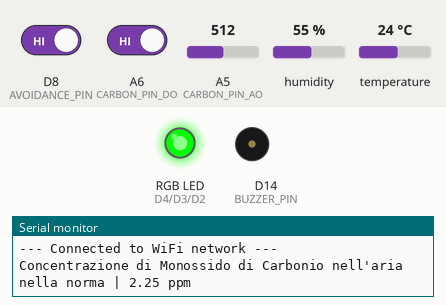
A sketch run on a simulated Arduino MKR. Shown: an RGB LED mixed from three pins (HIGH = lit), buzzer (waves = sounding), the last lines printed to the serial monitor. The inputs (shaded band) are chosen by the test bench; at power-on: D8 (AVOIDANCE_PIN) HIGH, A6 (CARBON_PIN_DO) HIGH, humidity 55 %, A5 (CARBON_PIN_AO) = 512, temperature 24 °C. WiFi joins after 1.5 s; servers stay silent unless stated; uploads are accepted with an empty reply.

Above: at 9.7 s.
9.8 s: D8 (AVOIDANCE_PIN) driven LOW
At 12.7 s:
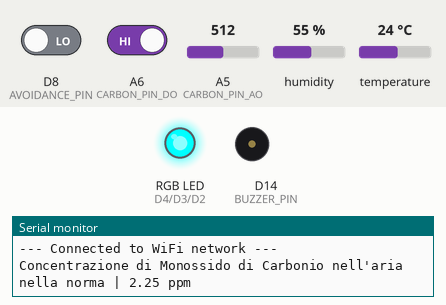
19.1 s: A6 (CARBON_PIN_DO) driven LOW
At 20.3 s:
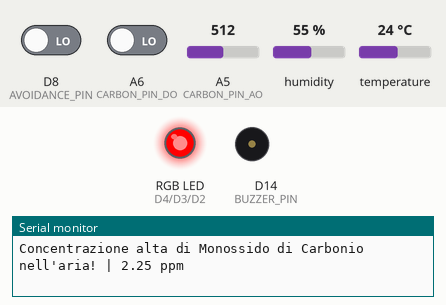
26.5 s: humidity set to 68 %
32.4 s: humidity set to 71 %
At 37.6 s:
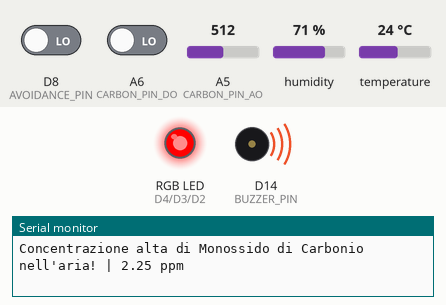
41.5 s: A6 (CARBON_PIN_DO) driven HIGH
At 44.6 s:
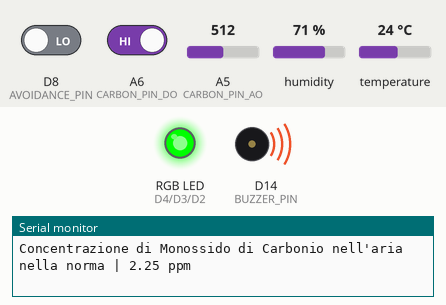
50.5 s: D8 (AVOIDANCE_PIN) driven HIGH
At 51.1 s:
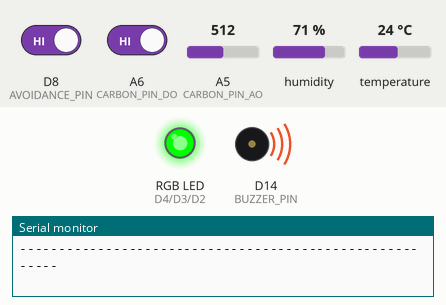
Timing chart, 0 to 53.0 s (numbered marks = the images above; inputs shaded):
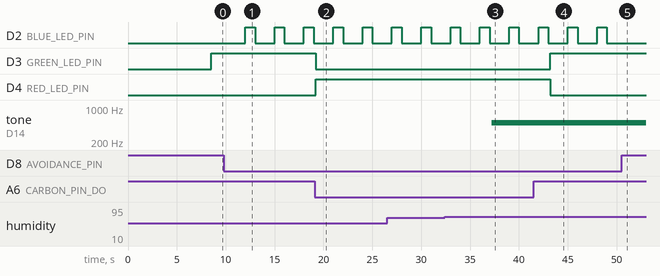

The sketch:

Main.ino
```cpp
#include <WiFiNINA.h>         // WiFi library for communication
#include "WiFiConnection.h"   // Custom WiFi connection library (SSID + Password)
#include <Adafruit_Sensor.h>  // Adafruit sensor library
#include <DHT.h>              // DHT sensor library
#include <ArduinoJson.h>
#include <ArduinoHttpClient.h>

const char serverName[] = "yourServerAddress"; // Server address
int port = 80; // Your http port

WiFiClient wifi;
HttpClient client = HttpClient(wifi, serverName, port);

const int AVOIDANCE_PIN = 8;  // Digital pin connected to the Avoidance sensor
const int DHT_PIN = 12;       // Digital pin connected to the DHT sensor
const int CARBON_PIN_AO = 20; // Analog pin connected to the Carbon Monoxide sensor (MQ9)
const int CARBON_PIN_DO = 21; // Digital pin connected to the Carbon Monoxide sensor (MQ9)
const int BLUE_LED_PIN = 2;   // Digital pin connected to the RGB Blue LED
const int GREEN_LED_PIN = 3;  // Digital pin connected to the RGB Green LED
const int RED_LED_PIN = 4;    // Digital pin connected to the RGB Red LED
const int BUZZER_PIN = 14;    // Digital pin connected to the Buzzer

#define DHT_TYPE DHT11 // DHT 11 sensor type
DHT dht(DHT_PIN, DHT_TYPE); // DHT sensor initialization

/* Declare sensors readings */
int avoidanceState = HIGH;          // State of the Avoidance sensor (HIGH = No obstacle detected | LOW = Obstacle detected)
float DHTData[2] = { 0.00, 0.00 };  // Store temperature and humidity reading
float carbonLevel = 0.00;           // Store Carbon Monoxide sensor reading
bool isBlueLedOn = false;           // Track blue LED state
bool isGreenLedOn = false;          // Track green LED state
bool isRedLedOn = false;            // Track red LED state
int cameraId = 1;                   // Store the Id of the room in which sensors are located
bool isFirstLoop = true;            // Allow to initialize timers only the first time loop() starts

/* Sensors reading intervals */
unsigned int lastDHTReadTime = 0;              // Last time the DHT sensor was read
unsigned int lastCarbonReadTime = 0;           // Last time the Carbon Monoxide sensor was read
const unsigned int DHTReadInterval = 5000;     // Interval for DHT readings in milliseconds
const unsigned int carbonReadInterval = 5000;  // Interval for Carbon Monoxide readings in milliseconds

/* Triggers and timer to send data to db */
unsigned int avoidanceLastTrigger = 0;         // Last time the Avoidance sensor was read
unsigned int DHTLastTrigger = 0;               // Last time DHT sensor was triggered
unsigned int carbonLastTrigger = 0;            // Last time Carbon Monoxide sensor was triggered
const unsigned int avoidanceTimerToDB = 3000;  // Interval for Avoidance readings in milliseconds
const unsigned int DHTTimerToDB = 20000;       // Interval for DHT sensor to send data to db
const unsigned int carbonTimerToDB = 20000;    // Interval for Carbon Monoxide sensor to send data to db

unsigned int DHTReadCount = 0;                 // Count number of readings of DHT sensor
unsigned int carbonReadCount = 0;              // Count number of readings of Carbon Monoxide sensor
const unsigned int DHTReadTimes = DHTTimerToDB / DHTReadInterval; // Max number of readings
const unsigned int carbonReadTimes = carbonTimerToDB / carbonReadInterval; // Max number of readings


void setup() {
  Serial.begin(9600);

  connectToWiFi();

  pinMode(AVOIDANCE_PIN, INPUT);
  pinMode(CARBON_PIN_AO, INPUT);
  pinMode(CARBON_PIN_DO, INPUT);
  pinMode(BLUE_LED_PIN, OUTPUT);
  pinMode(GREEN_LED_PIN, OUTPUT);
  pinMode(RED_LED_PIN, OUTPUT);
  pinMode(BUZZER_PIN, OUTPUT);

  dht.begin();  // Initialize DHT sensor

  delay(2000);  // Allow sensors to stabilize
}

void loop() {
  unsigned long currentMillis = millis();  // Get the current time
  if (isFirstLoop) {
    avoidanceLastTrigger = currentMillis;
    DHTLastTrigger = currentMillis;
    carbonLastTrigger = currentMillis;
    isFirstLoop = false;
  }

  if (currentMillis - avoidanceLastTrigger >= avoidanceTimerToDB) {
    avoidanceState = readAvoidanceSensor();

    // Build the POST request
    String postData = "sensorId=1&movimento=" + String(avoidanceState);
    // Send data to database
    sendData(postData);

    avoidanceLastTrigger = currentMillis;  // Update the last read time
  }
  if (currentMillis - DHTLastTrigger >= DHTTimerToDB && DHTReadCount == DHTReadTimes) {
    float avgTemp = DHTData[0] / DHTReadTimes;
    float avgHum = DHTData[1] / DHTReadTimes;

    // Build the POST request
    String postData = "sensorId=2&temperatura=" + String(avgTemp) +
                      "&sensorId2=3&umidita=" + String(avgHum);
    // Send data to database
    sendData(postData);

    //Serial.println("Somma letture temperatura: " + String(DHTData[0]) + "°C");
    //Serial.println("Somma letture umidità: " + String(DHTData[1]) + "%");
    Serial.println("Temperatura media in " + String(DHTTimerToDB/1000) + " secondi: " + String(avgTemp) + " °C");
    Serial.println("Umidità media in " + String(DHTTimerToDB/1000) + " secondi: " + String(avgHum) + " %");

    DHTData[0] = 0; // Reset array to store new temperature values
    DHTData[1] = 0; // Reset array to store new humidity values
    DHTReadCount = 0;
    DHTLastTrigger = currentMillis; // Update the last read time
  } else {
    readDhtSensor(currentMillis, DHTData);
  }
  if (currentMillis - carbonLastTrigger >= carbonTimerToDB && carbonReadCount == carbonReadTimes) {
    float avgCarbonLevel = carbonLevel / carbonReadTimes;
    String avgCarbonLevelStr = String(avgCarbonLevel, 2);

    // Build the POST request
    String postData = "sensorId=4&monossido_di_carbonio=" + avgCarbonLevelStr;
    // Send data to database
    sendData(postData);

    //Serial.println("\nSomma letture livello di carbonio: " + String(carbonLevel) + " ppm");
    Serial.println("Livello medio di Monossido di Carbonio in " + String(carbonTimerToDB/1000) + " secondi: " + avgCarbonLevelStr + " ppm");
    Serial.println("\n--------------------------------------------------------\n");

    carbonLevel = 0; // Reset variable to store new Carbon Monoxide levels
    carbonReadCount = 0;
    carbonLastTrigger = currentMillis; // Update the last read time
  } else {
    carbonLevel += readCarbonSensor(currentMillis);
  }
}

int readAvoidanceSensor() {
  int count = 0;
  const int readings = 10;
  for (int i = 0; i < readings; i++) {
    if (digitalRead(AVOIDANCE_PIN) == LOW) {
      // Obstacle detected
      count++;
    }
    delay(50);
  }
  // Check if at least half readings detected an obstacle
  if (count >= readings / 2) {
    //Serial.println("Avoidance Sensor - Persona rilevata");
    digitalWrite(BLUE_LED_PIN, HIGH);
    delay(1000);
    digitalWrite(BLUE_LED_PIN, LOW);
    return 1;
  } else {
    //Serial.println("Avoidance Sensor - Persona non rilevata");
    return 0;
  }
}

void readDhtSensor(unsigned int currentMillis, float* data) {
  // Read the DHT sensor every "DHTReadInterval" seconds
  if (currentMillis - lastDHTReadTime >= DHTReadInterval) {
    float temperature = dht.readTemperature();
    float humidity = dht.readHumidity();

    // Check if any reads failed
    if (isnan(temperature) || isnan(humidity)) {
      Serial.println("Lettura dal sensore DHT fallita");
    } else {
      //Serial.println("Temperatura istantanea: " + String(temperature) + "°C");
      //Serial.println("Umidità istantanea: " + String(humidity) + "%");

      // Activate buzzer if temperature is too high
      if (temperature >= 35 || humidity >= 70) {
        tone(BUZZER_PIN, 500);
      } else {
        noTone(BUZZER_PIN);
      }

      data[0] += temperature;
      data[1] += humidity;
      DHTReadCount++; // Increment the counter for each successful reading
    }
    lastDHTReadTime = currentMillis;
  }
}

float readCarbonSensor(unsigned int currentMillis) {
  // Read the Carbon Monoxide sensor every "carbonReadInterval" seconds
  if (currentMillis - lastCarbonReadTime >= carbonReadInterval) {
    lastCarbonReadTime = currentMillis;
    int dataRead = analogRead(CARBON_PIN_AO);
    int threshold = digitalRead(CARBON_PIN_DO);
    float ppm = mapFloat(dataRead, 0, 1023, 0, 4.5);

    lastCarbonReadTime = currentMillis;
    carbonReadCount++;

    // Check Carbon Monoxide level and update LEDs accordingly
    if (threshold == LOW) {
      Serial.println("Concentrazione alta di Monossido di Carbonio nell'aria! | " + String(ppm) + " ppm");
      if (!isRedLedOn) {
        turnRedLedOn();
        isRedLedOn = true;
        isGreenLedOn = false;
        isBlueLedOn = false;
      }
    } else {
      Serial.println("Concentrazione di Monossido di Carbonio nell'aria nella norma | " + String(ppm) + " ppm");
      if (!isGreenLedOn) {
        turnGreenLedOn();
        isRedLedOn = false;
        isGreenLedOn = true;
        isBlueLedOn = false;
      }
    }
    //Serial.println("AnalogRead: " + String(dataRead));
    //Serial.println("ppm: " + String(ppm));
    return ppm;
  }
}

float mapFloat(float x, float in_min, float in_max, float out_min, float out_max) {
  return (x - in_min) * (out_max - out_min) / (in_max - in_min) + out_min;
}

void sendData(String postData) {
  //Serial.println("Inviando i dati al database...");

  // Creazione del JSON
  JsonDocument doc;
  doc["cameraId"] = cameraId;

  // Analisi della stringa postData per estrarre le chiavi e i valori
  int separatorPos;
  while (postData.length() > 0) {
    separatorPos = postData.indexOf('&');
    String pair = (separatorPos == -1) ? postData : postData.substring(0, separatorPos);
    int equalPos = pair.indexOf('=');
    String key = pair.substring(0, equalPos);
    String value = pair.substring(equalPos + 1);
    doc[key] = value;
    postData = (separatorPos == -1) ? "" : postData.substring(separatorPos + 1);
  }

  // Converti il documento JSON in una stringa
  String jsonString;
  serializeJson(doc, jsonString);

  String contentType = "application/json";

  client.post("/YOUR-PATH/gateway.php?nomeServizio=insertMisurazione", contentType, jsonString);


  // Read the status code and body of the response
  int statusCode = client.responseStatusCode();
  //Serial.print("Status code: ");
  //Serial.println(statusCode);
  String response = client.responseBody();
  //Serial.print("Response: ");
  //Serial.println(response);
}

void turnBlueLedOn() {
  digitalWrite(BLUE_LED_PIN, HIGH);
  digitalWrite(GREEN_LED_PIN, LOW);
  digitalWrite(RED_LED_PIN, LOW);
}

void turnGreenLedOn() {
  digitalWrite(BLUE_LED_PIN, LOW);
  digitalWrite(GREEN_LED_PIN, HIGH);
  digitalWrite(RED_LED_PIN, LOW);
}

void turnRedLedOn() {
  digitalWrite(BLUE_LED_PIN, LOW);
  digitalWrite(GREEN_LED_PIN, LOW);
  digitalWrite(RED_LED_PIN, HIGH);
}
```

WifiConnection.h
```cpp
#ifndef WIFI_CONNECTION_H
#define WIFI_CONNECTION_H

#include <WiFiNINA.h>

char ssid[] = "SSID";  // Replace with your network SSID
char password[] = "password";  // Replace with your network password


void connectToWiFi() {
  int status = WL_IDLE_STATUS;  // the WiFi radio's status

  // Check for the WiFi module:
  if (WiFi.status() == WL_NO_MODULE) {
    Serial.println("Communication with WiFi module failed!");
    while (true);  // don't continue
  }

  // Attempt to connect to WiFi network:
  while (status != WL_CONNECTED) {
    Serial.print("Attempting to connect to SSID: ");
    Serial.println(ssid);
    status = WiFi.begin(ssid, password);

    // Wait 10 seconds for connection:
    delay(5000);
  }

  Serial.println("--- Connected to WiFi network ---\n");
  //Serial.print("IP Address: ");
  //Serial.println(WiFi.localIP());
}

#endif
```

Measured:
- the behaviour switches between 69 and 70 % on humidity (found by bisection; images 2 and 3)
- after the input at 9.8 s, D2 (BLUE_LED_PIN): alternates HIGH for 1.0 s and LOW for 2.0 s, starting after 2.2 s
- after the input at 19.1 s, D3 (GREEN_LED_PIN): HIGH → LOW after 0.13 s; D4 (RED_LED_PIN): LOW → HIGH after 0.13 s
- after the input at 32.4 s, tone on D14 (BUZZER_PIN): silent → 500 Hz after 4.8 s
- after the input at 41.5 s, D3 (GREEN_LED_PIN): LOW → HIGH after 1.7 s; D4 (RED_LED_PIN): HIGH → LOW after 1.7 s
- after the input at 50.5 s, D2 (BLUE_LED_PIN): stays LOW (without the input it goes to HIGH after 0.50 s)
